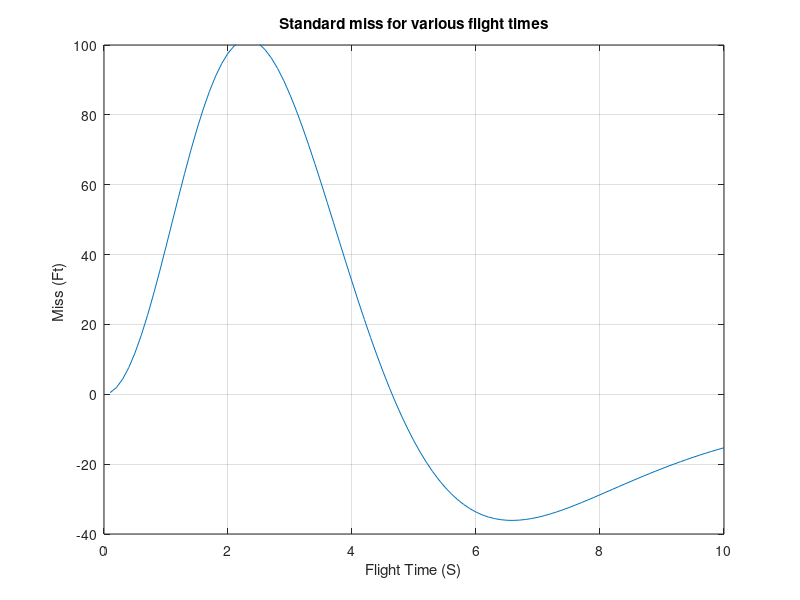

The MATLAB script that drew this image:
clear
count=0;
VC=4000.;
TAP=.2;
XNT=96.6;
BETA=.8;
XNP=3.;
TS=.1;
TS2=.02;
for TF=.1:.1:10.0,
	Y=0.;
	YD=0.;
	T=0.;
	H=.001;
	S=0.;
	S2=0.;
	GFILTER=1.-BETA^2;
	HFILTER=(1.-BETA)^2;
	XLAMHOLD=0.;
	XLAMDHOLD=0.;
	Y1OLD=0.;
	Y2OLD=0.;
	Y3OLD=0.;
	Y4OLD=0.;
	Y5OLD=0.;
	XNC=0.;
	XNL=0.;
	Y1NEW=0.;
	PZ=0.;
	XLAM=0.;
 	while T <= (TF - 1e-5) 
 		YOLD=Y;
		YDOLD=YD;
		XNLOLD=XNL;
		STEP=1;
		FLAG=0;
		while STEP <=1
			if FLAG==1
 				Y=Y+H*YD;
 				YD=YD+H*YDD;
				XNL=XNL+H*XNLD;
				T=T+H;
				STEP=2;
			end;
			TGO=TF-T+.00001;
			RTM=VC*TGO;
			XLAM=Y/(VC*TGO);
			XLAMD=(RTM*YD+Y*VC)/(RTM^2);
			XNLD=(XNC-XNL)/TAP;
			YDD=XNT-XNL;
			FLAG=1;
		end;
		FLAG=0;
 		Y=.5*(YOLD+Y+H*YD);
 		YD=.5*(YDOLD+YD+H*YDD);
		XNL=.5*(XNLOLD+XNL+H*XNLD);
		S=S+H;
		S2=S2+H;
		if S2>=(TS2 - 1e-5)
			S2=0.;
			Y1NEW=XLAM;
			Y2NEW=Y1OLD;
			Y3NEW=Y2OLD;
			Y4NEW=Y3OLD;
			Y5NEW=Y4OLD;
			PZ=.2*(Y5OLD+Y5NEW+Y4NEW+Y3NEW+Y2NEW+XLAM);
			Y1OLD=Y1NEW;
			Y2OLD=Y2NEW;
			Y3OLD=Y3NEW;
			Y4OLD=Y4NEW;
			Y5OLD=Y5NEW;
		end;
		if S>=(TS - 1e-5)
 			S=0.;
			RES=PZ-(XLAMHOLD+TS*XLAMDHOLD);
			XLAMHNEW=GFILTER*RES+XLAMHOLD+TS*XLAMDHOLD;
			XLAMDHNEW=HFILTER*RES/TS+XLAMDHOLD;
			XNC=XNP*VC*XLAMDHNEW;
			XLAMHOLD=XLAMHNEW;
			XLAMDHOLD=XLAMDHNEW;
		end;
	end;
	count=count+1;
	ArrayTF(count)=TF;
	ArrayY(count)=Y;
end;
figure
plot(ArrayTF',ArrayY'),grid
title('Standard miss for various flight times')
xlabel('Flight Time (S)')
ylabel('Miss (Ft) ')
axis([00,10,-40,100])
clc
output=[ArrayTF',ArrayY'];
save datfil.txt output -ascii
disp('Simulation Complete')
